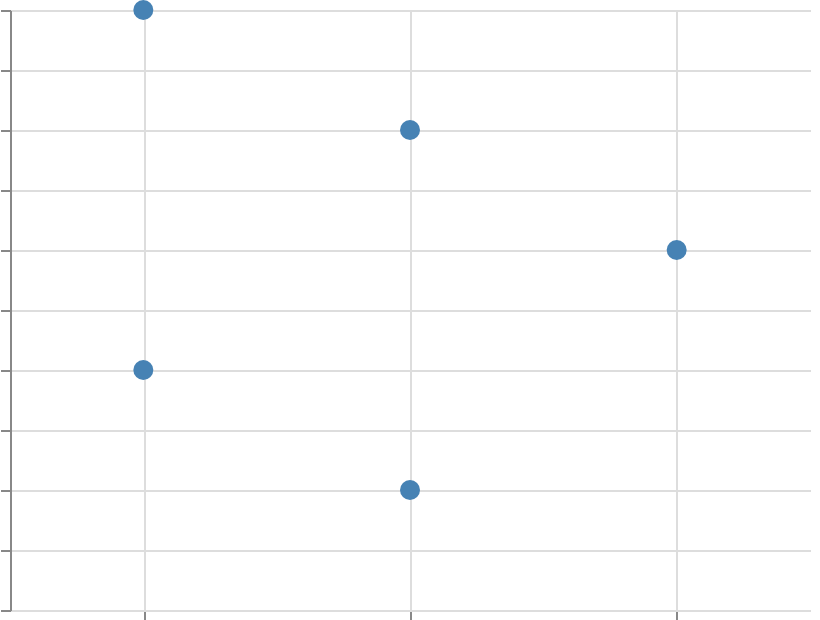

Write a Vega-Lite specification for this figure.
### Vega specification from a JSON file in a GitHub repository (floating-point values rounded to 4 significant figures)
{"$schema": "https://vega.github.io/schema/vega/v6.json", "width": 400, "height": 300, "padding": 5, "autosize": "none", "data": [{"name": "table", "values": [{"cat": "A", "y": 2}, {"cat": "B", "y": 4}, {"cat": "C", "y": 3}, {"cat": "A", "y": 5}, {"cat": "B", "y": 1}]}], "scales": [{"name": "x", "type": "point", "domain": {"data": "table", "field": "cat", "sort": true}, "range": "width", "padding": 0.5}, {"name": "y", "type": "linear", "domain": {"data": "table", "field": "y"}, "range": [{"signal": "height"}, 0], "zero": true, "nice": true}], "marks": [{"type": "symbol", "from": {"data": "table"}, "encode": {"update": {"x": {"scale": "x", "field": "cat"}, "y": {"scale": "y", "field": "y"}, "size": {"value": 100}, "fill": {"value": "steelblue"}}}}], "axes": [{"scale": "x", "orient": "bottom", "grid": true, "labels": false}, {"scale": "y", "orient": "left", "grid": true, "labels": false}]}
